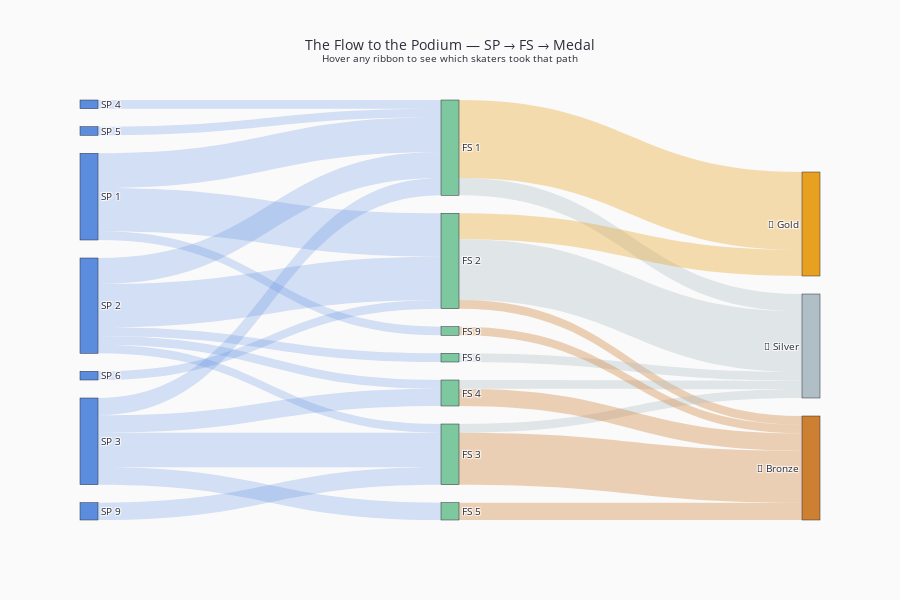

Source (notebook cell):
### Markdown cell above
### Visual 2 — How SP Positions Flow Into Final Positions
*Each ribbon shows the path from Short Program rank to Final rank for all medalists. Wider ribbon = more skaters took that path. The crossing ribbons are where the drama lives.*

### Code cell
medalists_s = df_agg[df_agg['medal'].isin([1,2,3])].copy()
medalists_s['sp_rank']    = pd.to_numeric(medalists_s['sp_rank'],    errors='coerce')
medalists_s['fs_rank']    = pd.to_numeric(medalists_s['fs_rank'],    errors='coerce')
medalists_s['final_rank'] = pd.to_numeric(medalists_s['final_rank'], errors='coerce')
medalists_s = medalists_s.dropna(subset=['sp_rank','fs_rank','final_rank'])

medalists_s['sp_rank']    = medalists_s['sp_rank'].clip(upper=10).astype(int)
medalists_s['fs_rank']    = medalists_s['fs_rank'].clip(upper=10).astype(int)
medalists_s['final_rank'] = medalists_s['final_rank'].clip(upper=3).astype(int)

medalists_s['short_name'] = (
    medalists_s['skater'].str.split().str[0].str.title() +
    " '" + medalists_s['year'].astype(str).str[-2:]
)

node_labels = (
    [f'SP {r}' for r in range(1,11)] +
    [f'FS {r}' for r in range(1,11)] +
    ['🥇 Gold', '🥈 Silver', '🥉 Bronze']
)

medal_colors = {1: '#e8a020', 2: '#b0bec5', 3: '#cd7f32'}
node_colors  = ['#5b8cde']*10 + ['#7ec8a0']*10 + [medal_colors[1], medal_colors[2], medal_colors[3]]

sources, targets, values, link_colors, link_labels = [], [], [], [], []

sp_to_fs = medalists_s.groupby(['sp_rank','fs_rank'])['short_name'].apply(list).reset_index()
for _, row in sp_to_fs.iterrows():
    sources.append(int(row['sp_rank']) - 1)
    targets.append(10 + int(row['fs_rank']) - 1)
    values.append(len(row['short_name']))
    link_colors.append('rgba(91,140,222,0.25)')
    link_labels.append(f"SP {int(row['sp_rank'])} → FS {int(row['fs_rank'])}<br>" + '<br>'.join(row['short_name']))

fs_to_final = medalists_s.groupby(['fs_rank','final_rank'])['short_name'].apply(list).reset_index()
for _, row in fs_to_final.iterrows():
    c = medal_colors[int(row['final_rank'])]
    r,g,b = int(c[1:3],16), int(c[3:5],16), int(c[5:7],16)
    sources.append(10 + int(row['fs_rank']) - 1)
    targets.append(20 + int(row['final_rank']) - 1)
    values.append(len(row['short_name']))
    link_colors.append(f'rgba({r},{g},{b},0.35)')
    link_labels.append(f"FS {int(row['fs_rank'])} → {node_labels[20+int(row['final_rank'])-1]}<br>" + '<br>'.join(row['short_name']))

fig_sankey = go.Figure(go.Sankey(
    arrangement='snap',
    node=dict(pad=18, thickness=18,
              line=dict(color=SPINE_COLOR, width=0.5),
              label=node_labels, color=node_colors,
              hovertemplate='<b>%{label}</b><br>%{value} medalists<extra></extra>'),
    link=dict(source=sources, target=targets, value=values,
              color=link_colors, label=link_labels,
              hovertemplate='%{label}<extra></extra>')
))

fig_sankey.update_layout(
    title=dict(
        text='The Flow to the Podium — SP → FS → Medal<br>'
             '<sup>Hover any ribbon to see which skaters took that path</sup>',
        font=dict(size=14, color=SPINE_COLOR), x=0.5, xanchor='center'),
    paper_bgcolor=BG_COLOR,
    font=dict(size=10, color=SPINE_COLOR),
    hoverlabel=dict(bgcolor='white', bordercolor=SPINE_COLOR, font_size=12),
    width=900, height=600
)
fig_sankey.show()

### Figure 1 — Plotly figure (JSON) as saved in the notebook; plotly's stock layout.template omitted (floating-point values rounded to 4 significant figures)
{"data": [{"arrangement": "snap", "link": {"color": ["rgba(91,140,222,0.25)", "rgba(91,140,222,0.25)", "rgba(91,140,222,0.25)", "rgba(91,140,222,0.25)", "rgba(91,140,222,0.25)", "rgba(91,140,222,0.25)", "rgba(91,140,222,0.25)", "rgba(91,140,222,0.25)", "rgba(91,140,222,0.25)", "rgba(91,140,222,0.25)", "rgba(91,140,222,0.25)", "rgba(91,140,222,0.25)", "rgba(91,140,222,0.25)", "rgba(91,140,222,0.25)", "rgba(91,140,222,0.25)", "rgba(91,140,222,0.25)", "rgba(232,160,32,0.35)", "rgba(176,190,197,0.35)", "rgba(232,160,32,0.35)", "rgba(176,190,197,0.35)", "rgba(205,127,50,0.35)", "rgba(176,190,197,0.35)", "rgba(205,127,50,0.35)", "rgba(176,190,197,0.35)", "rgba(205,127,50,0.35)", "rgba(205,127,50,0.35)", "rgba(176,190,197,0.35)", "rgba(205,127,50,0.35)"], "hovertemplate": "%{label}<extra></extra>", "label": ["SP 1 → FS 1<br>Chen '22<br>Hanyu '14<br>Kim '10<br>Plushenko '06", "SP 1 → FS 2<br>Hanyu '18<br>Zagitova '18<br>Kim '14<br>Plushenko '10<br>Cohen '06", "SP 1 → FS 9<br>Nakai '26", "SP 2 → FS 1<br>Medvedeva '18<br>Sotnikova '14<br>Lysacek '10", "SP 2 → FS 2<br>Sakamoto '26<br>Kagiyama '22<br>Shcherbakova '22<br>Chan '14<br>Asada '10", "SP 2 → FS 3<br>Slutskaya '06", "SP 2 → FS 4<br>Fernandez '18", "SP 2 → FS 6<br>Kagiyama '26", "SP 3 → FS 1<br>Liu '26<br>Arakawa '06", "SP 3 → FS 3<br>Sakamoto '22<br>Uno '18<br>Osmond '18<br>Rochette '10", "SP 3 → FS 4<br>Kostner '14<br>Lambiel '06", "SP 3 → FS 5<br>Uno '22<br>Takahashi '10", "SP 4 → FS 1<br>Trusova '22", "SP 5 → FS 1<br>Shaidorov '26", "SP 6 → FS 2<br>Buttle '06", "SP 9 → FS 3<br>Sato '26<br>Ten '14", "FS 1 → 🥇 Gold<br>Shaidorov '26<br>Liu '26<br>Chen '22<br>Hanyu '14<br>Sotnikova '14<br>Lysacek '10<br>Kim '10<br>Plushenko '06<br>Arakawa '06", "FS 1 → 🥈 Silver<br>Trusova '22<br>Medvedeva '18", "FS 2 → 🥇 Gold<br>Shcherbakova '22<br>Hanyu '18<br>Zagitova '18", "FS 2 → 🥈 Silver<br>Sakamoto '26<br>Kagiyama '22<br>Chan '14<br>Kim '14<br>Plushenko '10<br>Asada '10<br>Cohen '06", "FS 2 → 🥉 Bronze<br>Buttle '06", "FS 3 → 🥈 Silver<br>Uno '18", "FS 3 → 🥉 Bronze<br>Sato '26<br>Sakamoto '22<br>Osmond '18<br>Ten '14<br>Rochette '10<br>Slutskaya '06", "FS 4 → 🥈 Silver<br>Lambiel '06", "FS 4 → 🥉 Bronze<br>Fernandez '18<br>Kostner '14", "FS 5 → 🥉 Bronze<br>Uno '22<br>Takahashi '10", "FS 6 → 🥈 Silver<br>Kagiyama '26", "FS 9 → 🥉 Bronze<br>Nakai '26"], "source": [0, 0, 0, 1, 1, 1, 1, 1, 2, 2, 2, 2, 3, 4, 5, 8, 10, 10, 11, 11, 11, 12, 12, 13, 13, 14, 15, 18], "target": [10, 11, 18, 10, 11, 12, 13, 15, 10, 12, 13, 14, 10, 10, 11, 12, 20, 21, 20, 21, 22, 21, 22, 21, 22, 22, 21, 22], "value": [4, 5, 1, 3, 5, 1, 1, 1, 2, 4, 2, 2, 1, 1, 1, 2, 9, 2, 3, 7, 1, 1, 6, 1, 2, 2, 1, 1]}, "node": {"color": ["#5b8cde", "#5b8cde", "#5b8cde", "#5b8cde", "#5b8cde", "#5b8cde", "#5b8cde", "#5b8cde", "#5b8cde", "#5b8cde", "#7ec8a0", "#7ec8a0", "#7ec8a0", "#7ec8a0", "#7ec8a0", "#7ec8a0", "#7ec8a0", "#7ec8a0", "#7ec8a0", "#7ec8a0", "#e8a020", "#b0bec5", "#cd7f32"], "hovertemplate": "<b>%{label}</b><br>%{value} medalists<extra></extra>", "label": ["SP 1", "SP 2", "SP 3", "SP 4", "SP 5", "SP 6", "SP 7", "SP 8", "SP 9", "SP 10", "FS 1", "FS 2", "FS 3", "FS 4", "FS 5", "FS 6", "FS 7", "FS 8", "FS 9", "FS 10", "🥇 Gold", "🥈 Silver", "🥉 Bronze"], "line": {"color": "#2c2c3a", "width": 0.5}, "pad": 18, "thickness": 18}, "type": "sankey"}], "layout": {"font": {"color": "#2c2c3a", "size": 10}, "height": 600, "hoverlabel": {"bgcolor": "white", "bordercolor": "#2c2c3a", "font": {"size": 12}}, "paper_bgcolor": "#fafafa", "title": {"font": {"color": "#2c2c3a", "size": 14}, "text": "The Flow to the Podium — SP → FS → Medal<br><sup>Hover any ribbon to see which skaters took that path</sup>", "x": 0.5, "xanchor": "center"}, "width": 900}}
